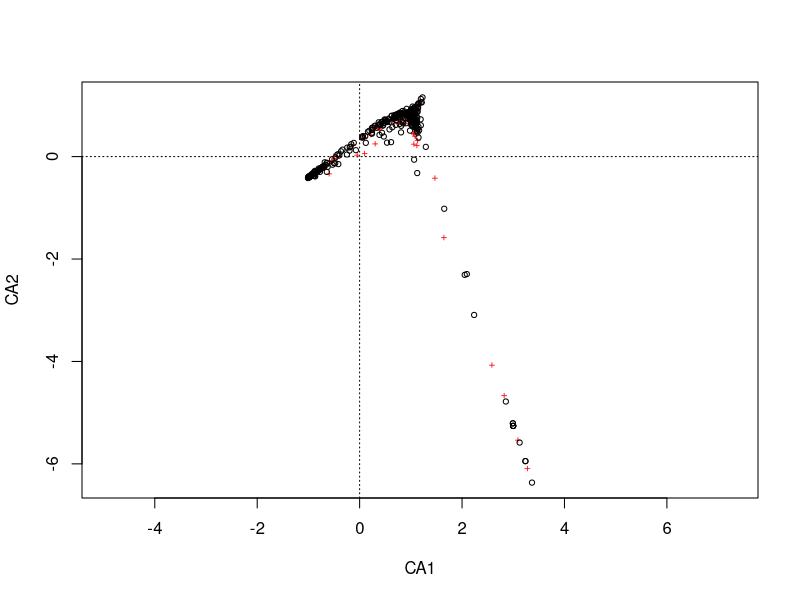
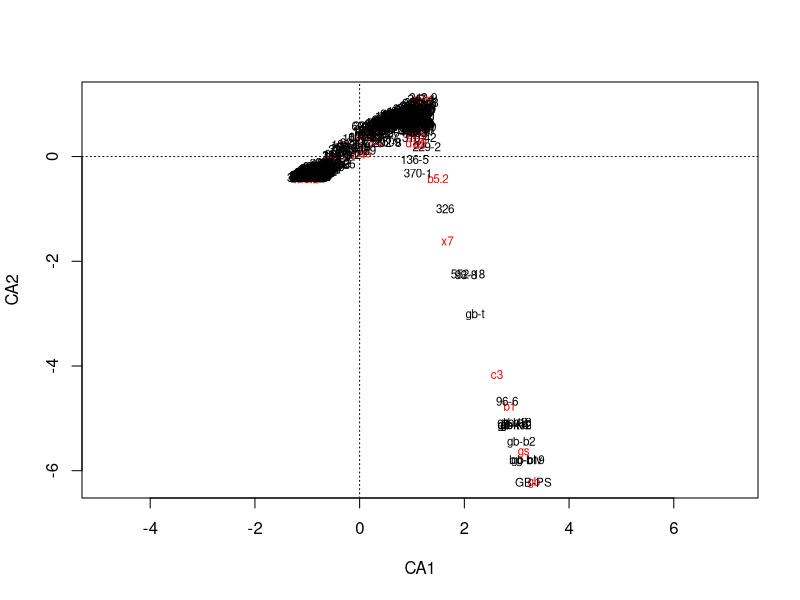

The R script that drew these images, in order:
bartelheim <- read.csv2("bartelheim_daten.csv", row.names = 1)
library(vegan)
cca(bartelheim)
plot(cca(bartelheim))

#or:
bartelheim.ca <- cca(bartelheim)
plot(bartelheim.ca, 
     choices = c(1,2), 
     type = "t",
     scaling = "symmetric")